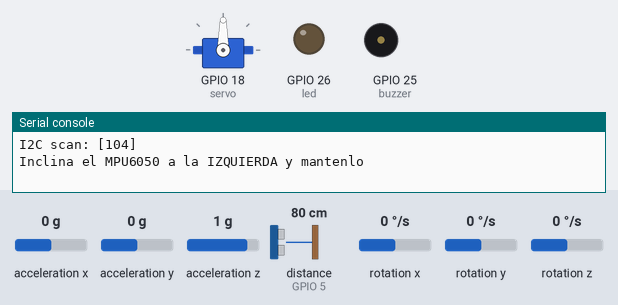
Recording of a program running on a simulated ESP32 board running MicroPython. On the bench: servo, output pins drawn as LEDs (lit = HIGH), buzzer (waves = sounding), the last lines printed to the serial console. The inputs (shaded band) are chosen by the test bench; at power-on: acceleration x 0 g, distance to the obstacle (sensor on GPIO 5) 80 cm, acceleration y 0 g, acceleration z 1 g, rotation x 0 °/s, rotation y 0 °/s, rotation z 0 °/s. The echo pulse lasts 58.3 µs per cm; files the program writes start out absent; servo angles are drawn from the pulse width (0.5 ms = 0°, 2.5 ms = 180°); library files of the repository ran but are not shown: mpu6050.py; pins used as bus, display or sensor lines are not drawn.

Above: at 0.1 s.
At 10.2 s:
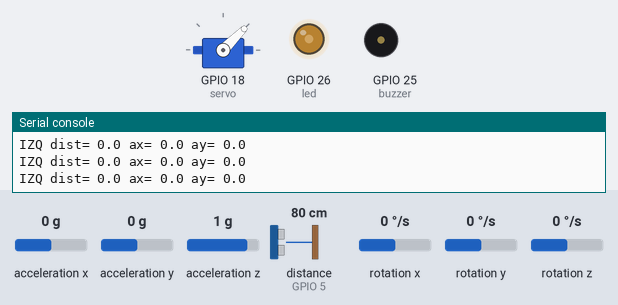
10.3 s: acceleration x set to -0.4 g
At 11.7 s:
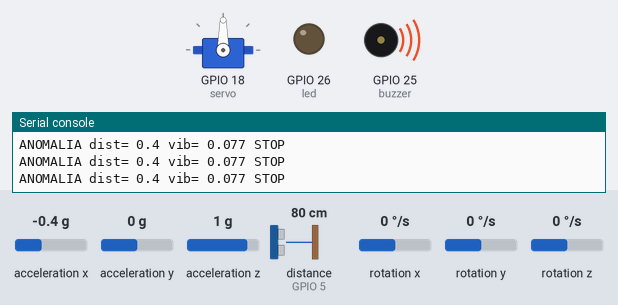
12.0 s: distance to the obstacle (sensor on GPIO 5) set to 2 cm
Timing chart, 0 to 15.0 s (numbered marks = the images above; inputs shaded):
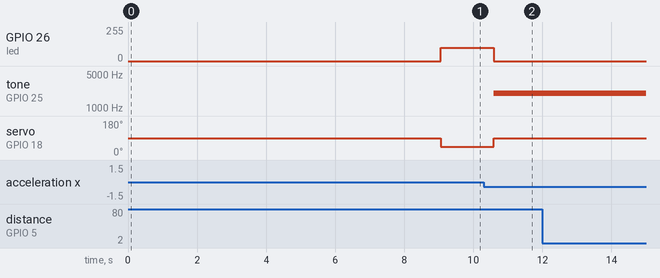

Measured:
- the behaviour switches between -0.2 and -0.3 g on acceleration x (found by bisection; images 1 and 2)
- after the input at 10.3 s, GPIO 26 (led): 100/255 → 0/255 after 0.30 s; tone on GPIO 25 (buzzer): silent → 2000 Hz after 0.30 s; servo on GPIO 18 (servo): 45° → 90° after 0.30 s

The program:

main.py
```python
from machine import Pin, PWM, SoftI2C
from mpu6050 import MPU6050
from utime import sleep, ticks_us, ticks_diff
import math

# Importar librerías y configurar pines
i2c = SoftI2C(scl=Pin(22), sda=Pin(21), freq=100000)  # SDA=21, SCL=22
print("I2C scan:", i2c.scan())
mpu = MPU6050(i2c)
trig = Pin(4, Pin.OUT)          # ultrasónico TRIG
echo = Pin(5, Pin.IN)           # ultrasónico ECHO
led = PWM(Pin(26))
buzzer = PWM(Pin(25))
servo = PWM(Pin(18), freq=50)   # señal PWM; el 5V alimenta el servo
led.duty(0)
buzzer.duty(0)
modos = ["IZQUIERDA", "DERECHA"]  # las dos poses que vas a guardar
LIMITE_CM = 15                    # parar si hay un obstáculo más cerca
ANG_IZQ = 45                      # brazo clasifica a la izquierda
ANG_DER = 135                     # brazo clasifica a la derecha
ANG_STOP = 90                     # posición segura (centro)
ultimo = ""                       # último modo, para no mover el servo de más
ok = 0
paradas = 0

# Definir funciones
def leer():
    ax, ay, az, gx, gy, gz = mpu.leer()
    vib = abs(math.sqrt(ax**2 + ay**2 + az**2) - 1)  # 0 en reposo; sube si agitas
    return (ax, ay), vib          # ax y ay SIN abs: así se distingue izq de der

def distancia_cm():
    trig.off()
    sleep(0.00001)
    trig.on()
    sleep(0.00001)
    trig.off()                    # pulso de 10 us para disparar el HC-SR04
    espera = ticks_us()
    t_ini = espera
    while echo.value() == 0:
        if ticks_diff(ticks_us(), espera) > 30000:
            return 400.0          # no llegó el eco (timeout)
        t_ini = ticks_us()
    espera = ticks_us()
    t_fin = t_ini
    while echo.value() == 1:
        if ticks_diff(ticks_us(), espera) > 30000:
            return 400.0
        t_fin = ticks_us()
    cm = (ticks_diff(t_fin, t_ini) * 0.0343) / 2  # ida y vuelta del sonido
    if cm < 2 or cm > 400:
        return 400.0
    return cm

def dist(p, q):
    return math.sqrt((p[0] - q[0])**2 + (p[1] - q[1])**2)  # distancia euclidiana

def kmeans(datos, k=2):
    n = len(datos)
    centros = [datos[0], datos[n // 2]]  # un centro por pose (izq y der)
    for _ in range(8):
        grupos = [[] for _ in range(k)]
        for p in datos:
            d = [dist(p, c) for c in centros]
            grupos[d.index(min(d))].append(p)  # cada punto al centro más cercano
        for i in range(k):
            if grupos[i]:
                mx = sum(p[0] for p in grupos[i]) / len(grupos[i])
                my = sum(p[1] for p in grupos[i]) / len(grupos[i])
                centros[i] = (mx, my)          # el centro se mueve al promedio
    intramax = max(min(dist(p, c) for c in centros) for p in datos)
    entre = dist(centros[0], centros[1])       # qué tan separados quedaron
    umbral = max(entre * 0.45, intramax * 1.2, 0.25)  # más lejos = anomalía
    return centros, umbral

def angulo(g):
    us = 500 + (g / 180.0) * 2000  # 0°=0.5 ms, 180°=2.5 ms (SG90)
    servo.duty_u16(int(us / 20000.0 * 65535))

def parar():
    global ultimo
    led.duty(0)
    buzzer.freq(2000)
    buzzer.duty(512)              # alerta de parada
    if ultimo == "STOP":
        return
    ultimo = "STOP"
    angulo(ANG_STOP)              # brazo al centro: no clasifica

def producir(lado):
    global ultimo
    buzzer.duty(0)
    if lado == "IZQ":
        led.duty(400)
        g = ANG_IZQ
    else:
        led.duty(900)
        g = ANG_DER
    if ultimo == lado:
        return
    ultimo = lado
    angulo(g)                     # IZQ y DER sí se ven distintos en el brazo

angulo(ANG_STOP)                  # empieza en el centro

# 1) Recolectar CSV: IZQUIERDA y DERECHA (ax, ay, sin abs)
archivo = open("datos.csv", "w")
archivo.write("ax,ay\n")
grupos = {"IZQUIERDA": [], "DERECHA": []}
vibs = []
for modo in modos:
    print("Inclina el MPU6050 a la", modo, "y mantenlo")
    sleep(3)                      # tiempo para colocar el sensor
    for i in range(5):
        p, vib = leer()
        grupos[modo].append(p)
        vibs.append(vib)
        archivo.write("{:.3f},{:.3f}\n".format(p[0], p[1]))
        print(i + 1, "ax=", round(p[0], 2), "ay=", round(p[1], 2))
        sleep(0.3)
archivo.close()

# 2) K-means K=2 y etiquetas IZQ/DER segun lo que guardaste
datos = grupos["IZQUIERDA"] + grupos["DERECHA"]
centros, umbral = kmeans(datos)
umbral_vib = max(max(vibs) * 3.0, 0.12)  # agitar más que en el entrenamiento
mean_izq = (
    sum(p[0] for p in grupos["IZQUIERDA"]) / 5,
    sum(p[1] for p in grupos["IZQUIERDA"]) / 5,
)
mean_der = (
    sum(p[0] for p in grupos["DERECHA"]) / 5,
    sum(p[1] for p in grupos["DERECHA"]) / 5,
)
etiqueta = []
for c in centros:
    if dist(c, mean_izq) < dist(c, mean_der):
        etiqueta.append("IZQ")    # este centro es el que guardaste a la izquierda
    else:
        etiqueta.append("DER")
if etiqueta[0] == etiqueta[1]:
    etiqueta = ["IZQ", "DER"]     # por si los dos centros cayeron del mismo lado
print("umbral dist=", round(umbral, 3), " umbral vib=", round(umbral_vib, 3))
print("centros:", etiqueta[0], centros[0], etiqueta[1], centros[1])
print("IZQ / DER / agita o boca arriba-abajo = ANOMALIA")

# 3) En vivo: cluster cercano = ángulo del servo; lejos o vibrar = centro
while True:
    p, vib = leer()
    cm = distancia_cm()
    d0 = dist(p, centros[0])
    d1 = dist(p, centros[1])
    if d0 <= d1:
        idx, menor = 0, d0        # cluster más cercano
    else:
        idx, menor = 1, d1
    if 2 < cm < LIMITE_CM:
        parar()
        paradas += 1
        print("STOP ultrasónico", round(cm, 1), "cm")
    elif menor > umbral or vib > umbral_vib:
        parar()                   # boca arriba/abajo o agitar: no es izq ni der
        paradas += 1
        print("ANOMALIA dist=", round(menor, 3), "vib=", round(vib, 3), "STOP")
    else:
        producir(etiqueta[idx])   # IZQ o DER según el cluster
        ok += 1
        print(etiqueta[idx], "dist=", round(menor, 3), "ax=", round(p[0], 2), "ay=", round(p[1], 2))
    sleep(0.3)
```
